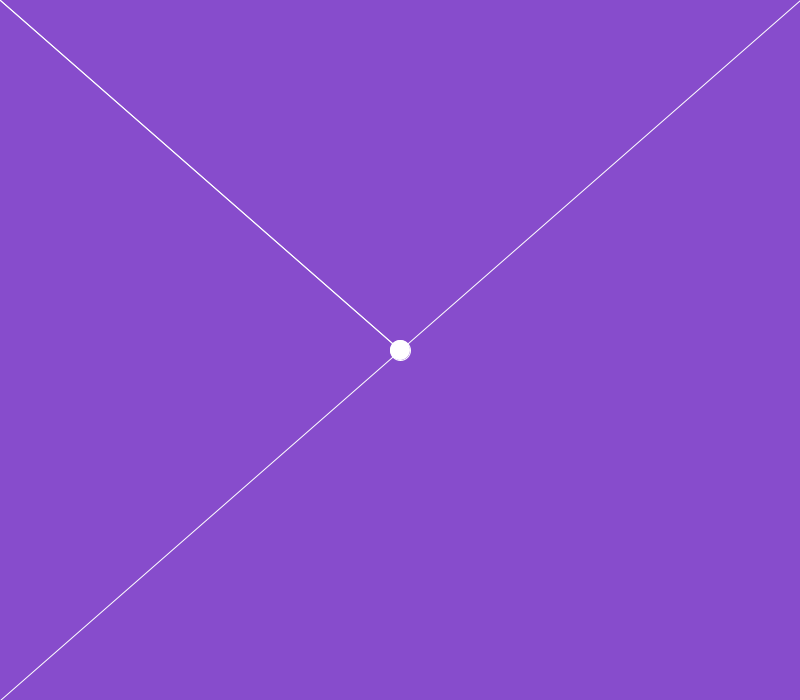
Frame 1 (no input)
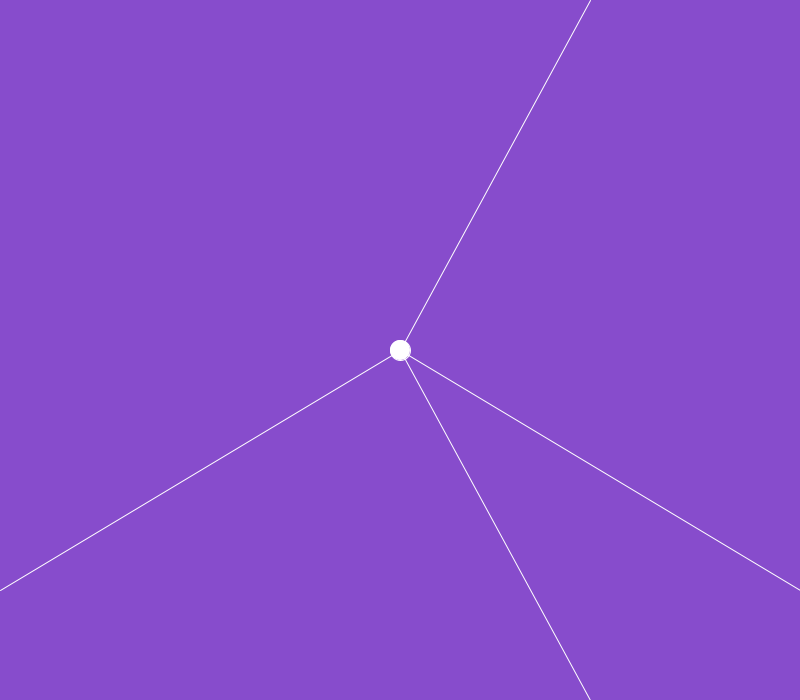
Frame 60 (the mouse pressed at the canvas centre just before this capture)
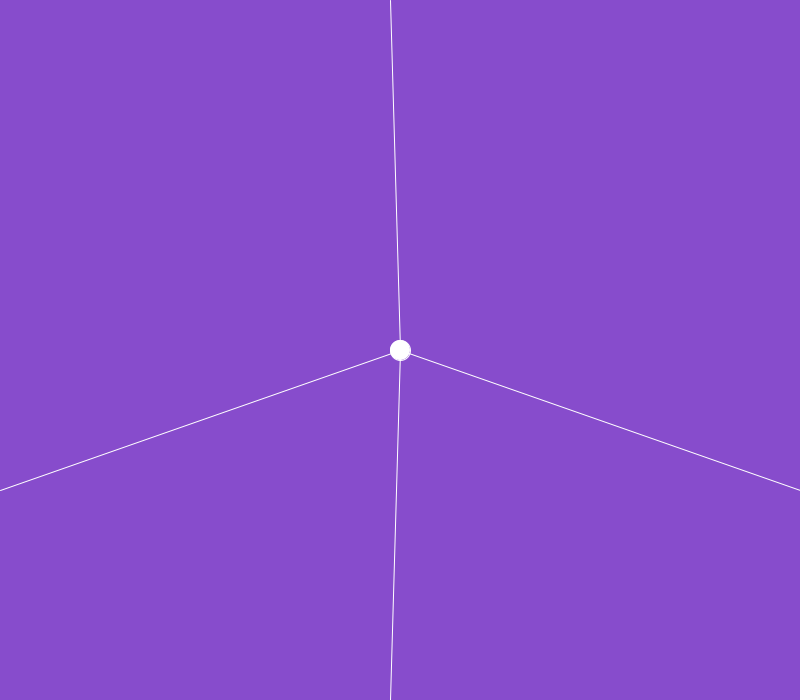
Frame 120 (the mouse held since frame 60 and released just before this capture)

The Processing sketch that drew these frames (run headless with seeded random() and noise(); from frame 60 on, the mouse is pressed at the canvas centre):

// Processing sketch: lines
// ── lines.pde
//global vars area
int centerX;
int centerY;

int widthCan = 800;
int heightCan = 700;

int increment = 10;

int framecount = 0;

void setup(){
  // executes one time at the start
 size(800,700);
 centerX = widthCan / 2;
 centerY = heightCan / 2;
 
 print("Center in: " + centerX + ", " + centerY);
}

void draw(){
 background(#874CCC);
 stroke(#FFFFFF);
 int posY = framecount % heightCan;
 int posX = framecount % widthCan;
 line(0, posY, centerX, centerY);
 line(posX, heightCan, centerX, centerY);
 line(widthCan, posY, centerX, centerY);
 line(posX, 0, centerX, centerY);
 
 circle(centerX, centerY, 20);
 framecount += increment;
 print("Redraw wih draw() " + framecount);
 
 
}
  
